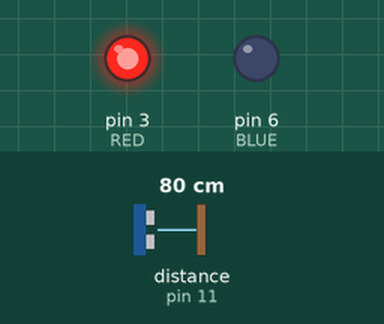
This sketch was run on a simulated Arduino Uno, built with avr-gcc and run on an emulated ATmega328P. On the bench: output pins drawn as LEDs (lit = HIGH). Wiring (inferred from the names in the program): ultrasonic range finder: trigger pin 11; echo pin 11. The test bench sets the inputs (shaded band); at power-on: distance to the obstacle (sensor on pin 11) 80 cm. The echo pulse lasts 58.3 µs per cm; what the sketch prints to the serial monitor is not drawn.

Above: at 0.3 s.
Timing chart, 0 to 1.8 s (numbered marks = the images above):
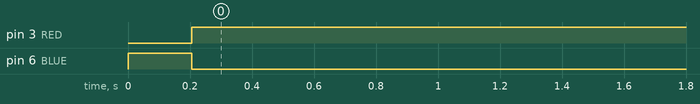

Measured:
- by itself, pin 3 (RED): LOW → HIGH at 0.21 s
- by itself, pin 6 (BLUE): LOW → HIGH at 0.00 s, → LOW 0.21 s later

The sketch:

proximity_sensor.ino
```cpp
#define RED (3)        /* Red color pin of RGB LED */
#define BLUE (6)       /* Blue color pin of RGB LED */

const int pingPin = 11;
unsigned int duration, inches;
int blue = 1;

void setup() {
  Serial.begin(9600);
  pinMode(RED, OUTPUT);
  pinMode(BLUE, OUTPUT);
}

void loop() {
  if (blue == 1) {
    digitalWrite(BLUE, HIGH);
    digitalWrite(RED, LOW);
  } else {
    digitalWrite(RED, HIGH);
    digitalWrite(BLUE, LOW);
  }

  pinMode(pingPin, OUTPUT);          // Set pin to OUTPUT
  digitalWrite(pingPin, LOW);        // Ensure pin is low
  delayMicroseconds(2);
  digitalWrite(pingPin, HIGH);       // Start ranging
  delayMicroseconds(5);              //   with 5 microsecond burst
  digitalWrite(pingPin, LOW);        // End ranging
  pinMode(pingPin, INPUT);           // Set pin to INPUT
  duration = pulseIn(pingPin, HIGH); // Read echo pulse
  inches = duration / 74 / 2;        // Convert to inches
  if (inches > 3) {
    blue = 0;
  } else {
    blue = 1;
  }
  Serial.println(inches);            // Display result
  delay(200);                 // Short delay
}
```
